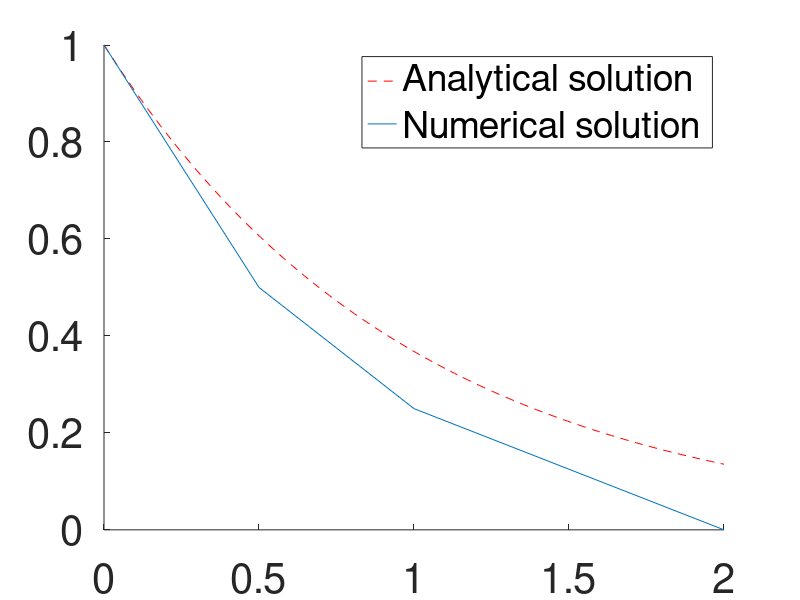

The MATLAB source for this figure:
% Explicit Eulero solver
clear all

% time step
dx=0.5;
x_init=0;
x_final=2;
Nsteps = round(x_final/dx); 

% define x array
x = linspace(0,x_final,Nsteps+1);
xth = linspace(0,x_final,100);
yth = exp(-xth);
y = zeros(1,length(x));

% Initial condition
y(1) = 1.;


for i = 1:Nsteps-1
      y(i+1) = y(i) - dx*y(i);
end


figure(1)
clf
hold on
plot(xth,yth,'--r','DisplayName','Analytical solution');
set(gca,'FontSize',30)
plot(x,y,'Displayname','Numerical solution');
legend show
hold off


